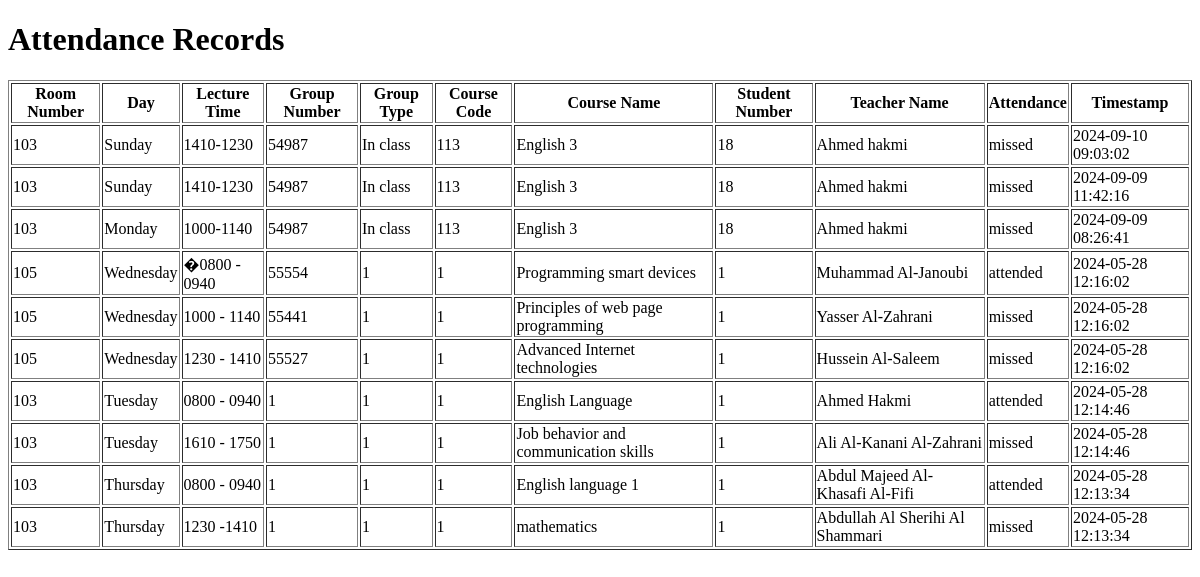
Before: /view_attendance with the older database file.
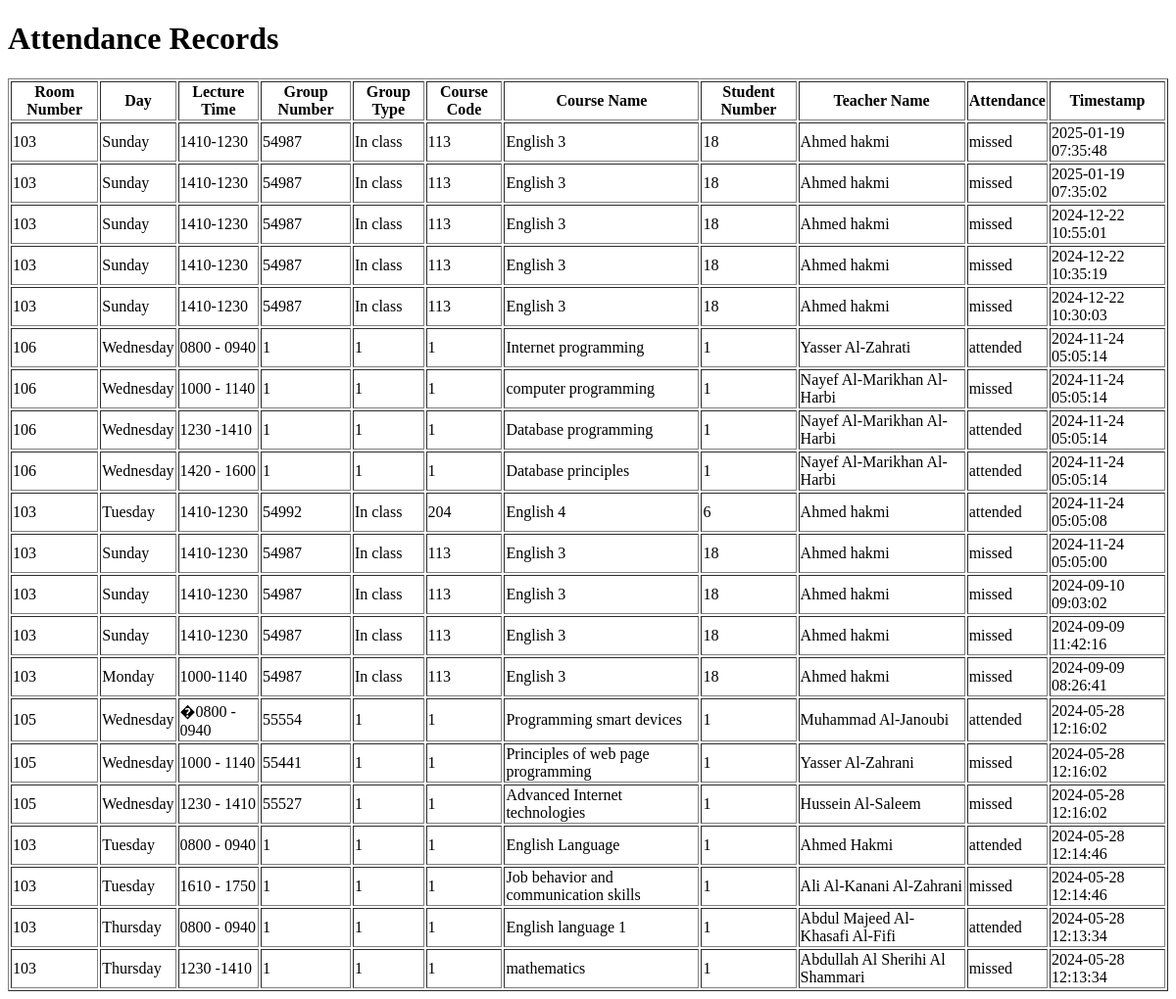
After: the same page with the newer database file.
### tables this page shows
CREATE TABLE attendance (
                 id INTEGER PRIMARY KEY AUTOINCREMENT,
                 room_number TEXT,
                 day TEXT,
                 lecture_time TEXT,
                 group_num TEXT,
                 group_type TEXT,
                 course_code TEXT,
                 course_name TEXT,
                 stu_num TEXT,
                 teacher_name TEXT,
                 attendance TEXT,
                 timestamp DATETIME DEFAULT CURRENT_TIMESTAMP
                 );

### main.py (the view)
@app.route('/view_attendance')
def view_attendance():
    conn = sqlite3.connect('room.db')
    c = conn.cursor()
    c.execute("SELECT * FROM attendance WHERE attendance IN ('attended', 'missed') ORDER BY timestamp DESC")
    attendance_records = c.fetchall()
    conn.close()
    return render_template('view_attendance.html', attendance_records=attendance_records)

### templates/view_attendance.html (shortened to what this page needs)
<!DOCTYPE html>
<html>
<head>
</head>
<body>
    <h1>Attendance Records</h1>
    <table border="1">
        <tr>
            <th>Room Number</th>
            <th>Day</th>
            <th>Lecture Time</th>
            <th>Group Number</th>
            <th>Group Type</th>
            <th>Course Code</th>
            <th>Course Name</th>
            <th>Student Number</th>
            <th>Teacher Name</th>
            <th>Attendance</th>
            <th>Timestamp</th>
        </tr>
        {% for record in attendance_records %}
        <tr>
            <td>{{ record[1] }}</td>
            <td>{{ record[2] }}</td>
            <td>{{ record[3] }}</td>
            <td>{{ record[4] }}</td>
            <td>{{ record[5] }}</td>
            <td>{{ record[6] }}</td>
            <td>{{ record[7] }}</td>
            <td>{{ record[8] }}</td>
            <td>{{ record[9] }}</td>
            <td>{{ record[10] }}</td>
            <td>{{ record[11] }}</td>
        </tr>
        {% endfor %}
    </table>
</body>
</html>

Changed rows visible on the page:
added attendance: room_number "103", day "Sunday", lecture_time "1410-1230", group_num "54987", group_type "In class", course_code "113", course_name "English 3", stu_num "18", teacher_name "Ahmed hakmi", attendance "missed", timestamp "2025-01-19 07:35:48"
added attendance: room_number "103", day "Sunday", lecture_time "1410-1230", group_num "54987", group_type "In class", course_code "113", course_name "English 3", stu_num "18", teacher_name "Ahmed hakmi", attendance "missed", timestamp "2025-01-19 07:35:02"
added attendance: room_number "103", day "Sunday", lecture_time "1410-1230", group_num "54987", group_type "In class", course_code "113", course_name "English 3", stu_num "18", teacher_name "Ahmed hakmi", attendance "missed", timestamp "2024-12-22 10:55:01"
added attendance: room_number "103", day "Sunday", lecture_time "1410-1230", group_num "54987", group_type "In class", course_code "113", course_name "English 3", stu_num "18", teacher_name "Ahmed hakmi", attendance "missed", timestamp "2024-12-22 10:35:19"
added attendance: room_number "103", day "Sunday", lecture_time "1410-1230", group_num "54987", group_type "In class", course_code "113", course_name "English 3", stu_num "18", teacher_name "Ahmed hakmi", attendance "missed", timestamp "2024-12-22 10:30:03"
added attendance: room_number "106", day "Wednesday", lecture_time "0800 - 0940", group_num "1", group_type "1", course_code "1", course_name "Internet programming", stu_num "1", teacher_name "Yasser Al-Zahrati", attendance "attended", timestamp "2024-11-24 05:05:14"
added attendance: room_number "106", day "Wednesday", lecture_time "1000 - 1140", group_num "1", group_type "1", course_code "1", course_name "computer programming", stu_num "1", teacher_name "Nayef Al-Marikhan Al-Harbi", attendance "missed", timestamp "2024-11-24 05:05:14"
added attendance: room_number "106", day "Wednesday", lecture_time "1230 -1410", group_num "1", group_type "1", course_code "1", course_name "Database programming", stu_num "1", teacher_name "Nayef Al-Marikhan Al-Harbi", attendance "attended", timestamp "2024-11-24 05:05:14"
added attendance: room_number "106", day "Wednesday", lecture_time "1420 - 1600", group_num "1", group_type "1", course_code "1", course_name "Database principles", stu_num "1", teacher_name "Nayef Al-Marikhan Al-Harbi", attendance "attended", timestamp "2024-11-24 05:05:14"
added attendance: room_number "103", day "Tuesday", lecture_time "1410-1230", group_num "54992", group_type "In class", course_code "204", course_name "English 4", stu_num "6", teacher_name "Ahmed hakmi", attendance "attended", timestamp "2024-11-24 05:05:08"
added attendance: room_number "103", day "Sunday", lecture_time "1410-1230", group_num "54987", group_type "In class", course_code "113", course_name "English 3", stu_num "18", teacher_name "Ahmed hakmi", attendance "missed", timestamp "2024-11-24 05:05:00"
